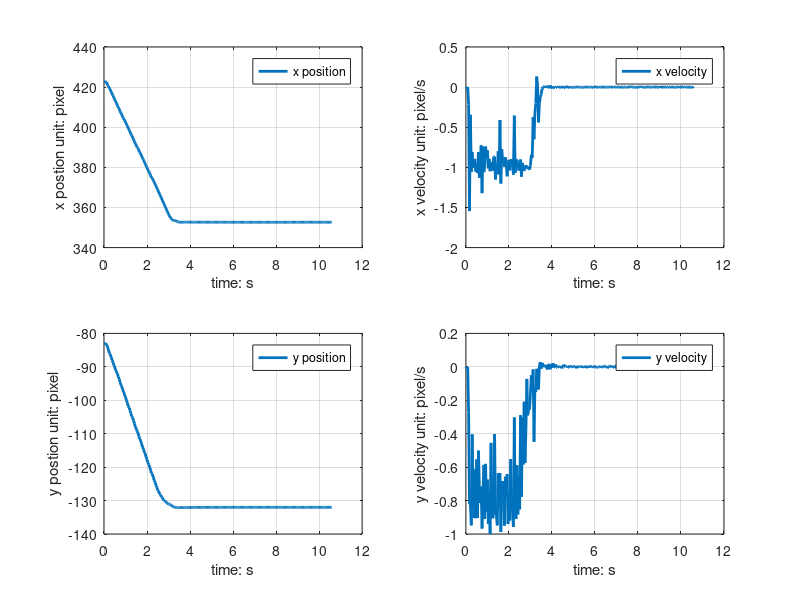

Here is the MATLAB script that generated this plot:
clc;clear;close all
%%
data = load('time_position.txt');

figure
subplot(221)
plot(data(:,1),data(:,2),'linewidth',2)
grid on
xlabel('time: s')
ylabel('x postion unit: pixel')
legend('x position')

subplot(223)
plot(data(:,1),data(:,3),'linewidth',2)
grid on
xlabel('time: s')
ylabel('y postion unit: pixel')
legend('y position')

vel = zeros(255,3);
vel(:,1) = data(:,1);
vel(2:end,2:3) = diff(data(:,2:3));

subplot(222)
plot(data(:,1),vel(:,2),'linewidth',2)
grid on
xlabel('time: s')
ylabel('x velocity unit: pixel/s')
legend('x velocity')

subplot(224)
plot(data(:,1),vel(:,3),'linewidth',2)
grid on
xlabel('time: s')
ylabel('y velocity unit: pixel/s')
legend('y velocity')

save('time_vel.txt','vel','-ascii')